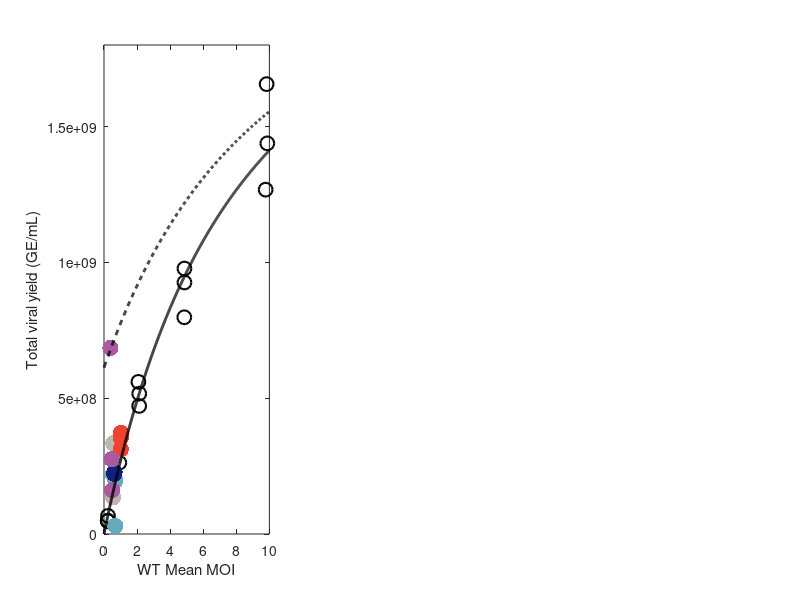

Reproduce this figure in MATLAB. (Note: this script raises an error after producing the figure.)
% function void = main_plt_Figure3_DIPs_GE_051322(void)

% plot results: DI contribution to WT virus and total viral yield

%%
clear all; close all; clc;

% save figure?
save_ans_Fig = 0;

figure_name = 'Figure3_DIPs_GEpersample_070522';

fprintf('DIPs contribute to output... \n\n');


% colors for data varying DIP vs. WT ~ 1
setof_rgb_values = [ 0.3867    0.6719    0.7422; 0.0588    0.1255    0.5020;  0.7412    0.7216    0.6784; 0.9333    0.2667    0.1843;   0.6627    0.3529    0.6314];
color_DIonly = [0.3750    0.1016    0.2891];
Marksize = [35 35 35];
datapoint=['.','.','.'];

% which model = Michaelis-Menten
which_model = 3;

% number of cells
Ncells = 2e6;

%% load data and modeling results
% includes results and experimenatal data 
load('./results/Results_DIPs_GEpersample_062922.mat');

% GE vs. WT MOI - data that GE models were fit to
data_GE = data.GE_output;
actual_moi = data.actual_moi;
actual_moi_finer = results.actual_moi_finer;

pars_fit = results.nu_MM;
m_fit = pars_fit(1);
K_fit = pars_fit(2);

%% load WT:DIP ratios
% GE & TCID50: three replicates assuming intended WT:DI ratios

% TCID50 data
newdata_TCID50 = data_MA.TCID50;

% GE output in the presence of DIPs
newdata_GE_WT_DIextant =  data_MA.GE_output_all;
newdata_GE_WT_DIextant_list = reshape(newdata_GE_WT_DIextant,[1,15]);

% MOIs
WT_mois_MA = data_MA.WT_moi;
DIP_mois_MA = max(data_MA.DI_moi,10^-2);

%% average and range of WT MOI
WT_averageMOI = mean2(WT_mois_MA);
% min_WT_mois_MA = min(min(WT_mois_MA))
% max_WT_mois_MA = max(max(WT_mois_MA))

% range over DIP:WT ratios
logpart = linspace(-3,3,200);
DIP_WT_ratios_finer = 10.^logpart;
WT_averageMOI_array = WT_averageMOI*ones(size(DIP_WT_ratios_finer));
DIP_mois_finer = WT_averageMOI*DIP_WT_ratios_finer;

%% estimate GE WT or DIPs alone
% load('./data/GEpersample_WTorDIP_050622.mat');

WT_1_DI_0 = data_WTorDIP.WT_1_DI_0;
WT_0_DI_10 = data_WTorDIP.WT_0_DI_10; % this is from the spreadsheet: 'CB_DIPvsWT_data_051318'
viral_yield = [WT_1_DI_0;WT_0_DI_10];


%% estimate number of DIPs that equal WT particle
% load('./data/proportion_WTDIsegments.mat');

DI_populations = data_segments.DI_populations; % proportion WT, proportion DIP

% proportion wrt each segment
proportion_WT = transpose(DI_populations(:,1));
proportion_DI = transpose(DI_populations(:,2));

% n_virions_list = 1:1000;
% 
% % create CMF for probability of at least 1 WT
% prev_q_n = prod(1-proportion_DI);
% for n_virions = n_virions_list
%     
%     
%     this_q_n = prod(1-proportion_DI.^(n_virions+1));
%     prob_at_least_1_WT(n_virions) = this_q_n - prev_q_n;
%     prev_q_n = this_q_n;
%     
% end
% 
% % create PMF from CMF
% pmf_at_least_1_WT = prob_at_least_1_WT/sum(prob_at_least_1_WT);

DIPs_equivalent_1_WT = results_DIPs.DIPs_equivalent_1_WT;

eps_estimate = results_DIPs.eps_estimate;

%% results with and without DIPs

GE_model_MM = results.GE_model_MM;
GE_model_MM_wDIP = results_DIPs.GE_model_MM_wDIP;
DI_averageMOI_100to1 = results_DIPs.DI_averageMOI_100to1;
GE_model_MM_wDIP_100to1 = results_DIPs.GE_model_MM_wDIP_100to1;


%% panel A: GE vs. WT MOI
figure(1);
set(gcf, 'Position',  [200, 300, 1550, 400]);


subplot(1,3,1);
h(1) = plot(actual_moi(:,1), data_GE(:,1), 'ko','MarkerSize',10,'LineWidth',1.5); hold on;
plot(actual_moi(:,2:3), data_GE(:,2:3), 'ko','MarkerSize',10,'LineWidth',1.5); hold on;

for k=1:length(WT_mois_MA(:,1))
    for i=1:3
        if i == 1
            h(k+1) = plot(WT_mois_MA(k,i), newdata_GE_WT_DIextant(k,i), datapoint(i),'Color',setof_rgb_values(k,:),'MarkerSize',Marksize(i),'LineWidth',1.5); hold on;
        else
            plot(WT_mois_MA(k,i), newdata_GE_WT_DIextant(k,i), datapoint(i),'Color',setof_rgb_values(k,:),'MarkerSize',Marksize(i),'LineWidth',1.5); hold on;
        end
    end
end

h(k+2) = plot(actual_moi_finer, GE_model_MM,'k','LineWidth',2); hold on; %,'MarkerSize',12,'LineWidth',1.5); hold on; %plot(effective_moi, GE_model_hill, '.'); hold on;
h(k+3) = plot(actual_moi_finer, GE_model_MM_wDIP_100to1,'k--', 'LineWidth',2); hold on; %,'MarkerSize',12,'LineWidth',1.5); hold on; %plot(effective_moi, GE_model_hill, '.'); hold on;
axis([0 10 0 18e8]);
xlabel('WT Mean MOI'); ylabel('Total viral yield (GE/mL)');
f1=gca;
f1.LineWidth = 1;
f1.FontSize = 16;
f1.FontWeight = 'normal';
f1.FontName = 'Times';

h_legend1 = 'No DI Stock';
h_legend2 = 'WT:DI =  1:0';
h_legend3 = 'WT:DI =  1:0.1';
h_legend4 =  'WT:DI =  1:1';
h_legend5 =  'WT:DI =  1:10';
h_legend6 = 'WT:DI =  1:100';
h_legend7 = 'Saturating Model (DI MOI = 0)';
h_legend8 = ['Saturating Model (DI MOI = ', num2str(DI_averageMOI_100to1,'%2.2f'),')'];
lgnd = legend(h,{h_legend1,h_legend2,h_legend3,h_legend4,h_legend5,h_legend6,h_legend7,h_legend8},'Location',[0.064, 0.675, .25, .25]);
set(lgnd,'FontSize',9);
legend boxoff;

yticks([0:2e8:18e8]);
set(f1,'yticklabel',[{'0'},{''},{'4'},{''},{'8'},{''},{'12'},{''},{'16'},{''}]);
txt = {'$\times 10^ 8$'};
text(0.0,1.02,txt,'interpreter','latex','Units','normalized','FontSize',16,'FontWeight','bold');

subplot(1,3,1);
txt = {'A'};
text(0.125,1.03,txt,'Units','normalized','FontSize',16,'FontWeight','bold');

%% panel B: this is to create a bar graph in panel B
% WT:DI = 1:0 and WT:DI = 0:10, y axis is viral yield

subplot(1,3,2);
for ii = 1:2
    
    h=bar([ii-0.25, ii, ii+0.25],viral_yield(ii,:),0.8); hold on;
    if ii == 1
        set(h,'FaceColor',setof_rgb_values(1,:),'linestyle','none');
    else
        set(h,'FaceColor',color_DIonly(1,:),'linestyle','none');
    end
    %     end
end
axis([0.5 2.5 0 1.5e7])
xticks([1 2]);
xticklabels({'WT:DI = 1:0','WT:DI = 0:10'});
ylabel('Total viral yield (GE/mL)');
f1=gca;
f1.LineWidth = 1;
f1.FontSize = 16;
f1.FontWeight = 'normal';
f1.FontName = 'Times';

subplot(1,3,2);
% yticks([0:5e6:15e6]);
% set(f1,'yticklabel',[{'0'},{'5'},{'10'},{'15'}]);
% txt = {'$\times 10^ 6$'};
% text(0.0,1.02,txt,'interpreter','latex','Units','normalized','FontSize',16,'FontWeight','bold');

txt = {'B'};
text(0.125,1.03,txt,'Units','normalized','FontSize',16,'FontWeight','bold');


%% panel C: proportion WT
subplot(1,3,3);
h = bar(proportion_WT);
set(h,'FaceColor',color_DIonly(1,:),'linestyle','none');
axis([0 9 0 1]);
xticks([1:8]);
xticklabels({'PB2','PB1','PA','HA','NP','NA','M','NS'});
yticks(0:0.2:1);
% set(f1,'yticklabels',[{'0'},{''},{'0.2'},{''},{'0.4'},{''},{'0.6'},{''},{'0.8'},{''},{'1'}]);
yticklabels(0:0.2:1)
xlabel('Gene Segment'); ylabel('Proportion WT');
f1=gca;
f1.LineWidth = 1;
f1.FontSize = 16;
f1.FontWeight = 'normal';
f1.FontName = 'Times';

subplot(1,3,3);
txt = {'C'};
% text(0.025,1.035,txt,'Units','normalized','FontSize',16,'FontWeight','bold');
text(0.025,1.03,txt,'Units','normalized','FontSize',16,'FontWeight','bold');




%% save figure??
if save_ans_Fig
    
    folder_location = './../Figures_ms_all/main/';
    saveas(f1,strcat(folder_location,figure_name),'epsc');
    
    fprintf('Figure saved:\n'); 
    fprintf(strcat(figure_name,'\n\n'));
    
    fprintf('Location:\n'); 
    fprintf(strcat(folder_location,'\n\n'));
    
    else
    
    fprintf('Figure not saved.\n');
    
end

